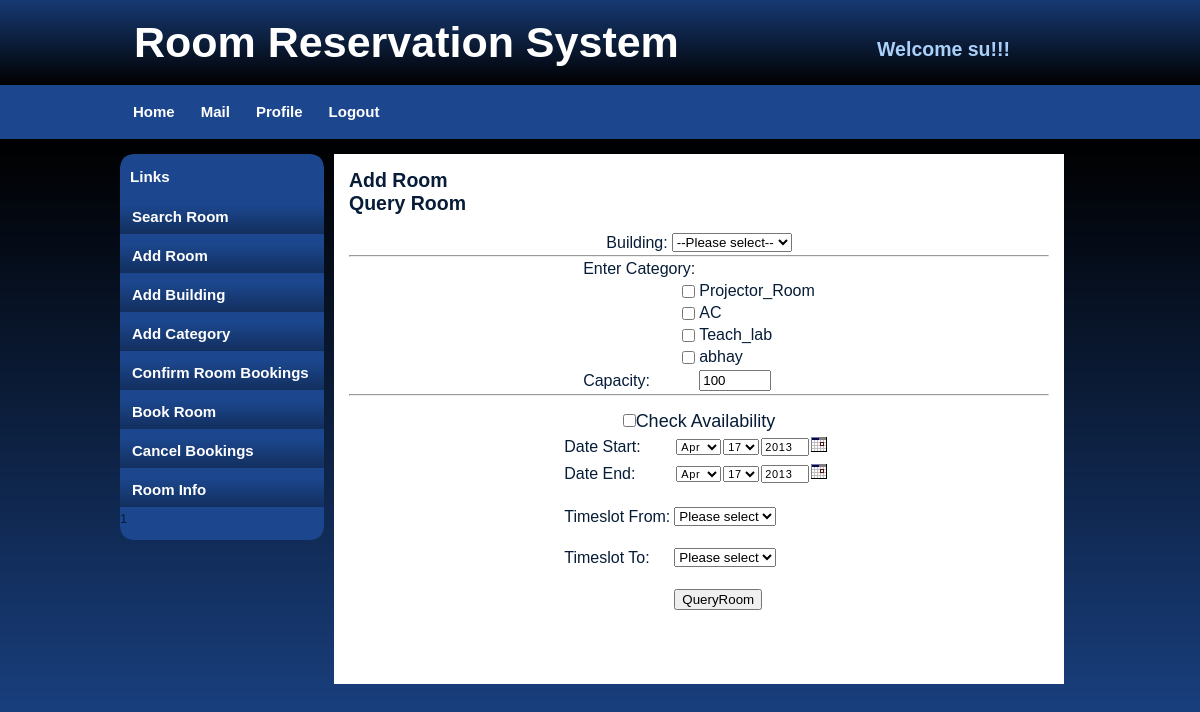
The app's page /queryroom4.php (signed in) with its own data.
### tables this page shows
CREATE TABLE `Category` (
  `catId` int(11) NOT NULL AUTO_INCREMENT,
  `catName` varchar(30) NOT NULL,
  `description` varchar(255) DEFAULT NULL,
  PRIMARY KEY (`catId`),
  UNIQUE KEY `catName` (`catName`)
);

### queryroom4.php (the view, shortened to what this page needs)
<?php
include("essential.php");
if(isset($_POST['submit'])){
	foreach ($_REQUEST as $key=>$value){
	 	echo "$key => $value"."<br/>";
	}
	print_r($_POST['Category']);
	if(!(isset($_REQUEST['buildingName']) && !empty($_REQUEST['buildingName']))){
			 if(!(isset($_REQUEST['Category']) && !empty($_REQUEST['Category'])))
					echo "'Building name' or 'Room Category' not specified";
	}
	$buildid = 1;
	$roomid=1;
	if (isset($_POST['buildingName']) && !empty($_POST['buildingName']))
	{
		$q1 = "select buildId from Building where buildingName='".$_REQUEST['buildingName']."';";
		$r = execute($q1);
		if(mysql_num_rows($r) != 1)
			die("row !=1 ");
		else{
			$row = mysql_fetch_array($r);
			$buildid = $row[0];
		}
	}
	if(empty($_POST['Category'])){
		if(!empty($_POST['buildingName'])){
			echo "You did not have any room Preferences.";
			$q3 = "select roomId from Room where buildingName=".$buildid." AND Capacity >= ".$_POST['cap'].";";
			$roomid = execute($q3);
		}
		else{
			$q4 = "select roomId from Room WHERE Capacity >= ".$_POST['cap'].";";
			$roomid = execute($q4);
		}
	}
	else
	{
		echo "i was here!";
		$cat_pref = array();
		$countcat = count($_POST['Category']);
		if(!empty($_POST['buildingName'])){
			$q5 = "select DISTINCT roomId from Room_Cat where roomId IN (SELECT DISTINCT roomId from Room where buildingName = ".$buildid.") AND roomId IN (select roomId from Room where Capacity >=".$_POST['cap'].")";
		}
		else
			$q5 = "select DISTINCT roomId from Room_Cat where roomId IN (select DISTINCT roomId from Room where Capacity >=".$_POST['cap'].")";
		for($i=0; $i< $countcat; $i++)
		{
			$q5=$q5." AND roomId IN (select roomId from Room_Cat where catId = '".$_POST['Category'][$i]."')";
		}
		$q5=$q5.";";
		$roomid = execute($q5);
	}
	$a = mysql_num_rows($roomid);
	echo $a;
	if(mysql_num_rows($roomid) == 0)
	{
		header("Location:error.php?msg='NO such Rooms Available'");
		die();
	}
	$roomid = make_array($roomid);
	$roomid = implode(", ",$roomid);
	if(isset($_POST['check'])){
		echo"insidecheck";
		$today_d = date('Y-m-d');
		$time_s = strtotime($_POST['time_start']);
		$time_e = strtotime($_POST['time_end']);
		$date_s = strtotime($_POST['date_start']);
		$date_e = strtotime($_POST['date_end']);
		if($time_s >= $time_e || $date_s > $date_e || $date_s < $today_s){
			echo " time_s time_e date_s date_e ".$time_s." ".$time_e." ".$date_s." ".$date_e;
			header("Location:error.php?msg='ERROR: Your Date and time limits are wrong!");
		}
		else
		{
			$time_s = ($_POST['time_start']);
			$time_e = ($_POST['time_end']);
			$date_s = ($_POST['date_start']);
			$date_e = ($_POST['date_end']);
		}
		$query1 = "select Booking.roomId, Booking.Repeat_Type, Booking.status FROM Booking
WHERE (Booking.roomId IN (".$roomid.")) AND NOT (Booking.Start_Date >'" .$date_e. "' OR Booking.End_Date < '".$date_s. "') AND NOT (Booking.Start_Time >='".$time_e."' OR Booking.End_Time <='".$time_s."');";
$result=execute($query1);
$result1 = array();
$resultf = array();
while($row=mysql_fetch_array($result)){
echo "inside2";
if($row['status'] == 0){
	echo "sme ".$row['roomId'];
	$resultf[]=$row['roomId'];
}
if($row['Repeat_Type'] == 'WEEKLY')
{
	echo "inside3";
	$row_incrdate= strtotime($row['Start_Date']);
	$date_e = strtotime($date_e);
	$date_s = strtotime($date_s);
	While(!($row_incrdate <= $date_e && $row_incrdate >= $date_s) && $row_incrdate <= strtotime($row['End_Date']))
	{
		echo "inside4";
		echo date("Y-m-d",$row_incrdate);
		$row_incrdate = strtotime("+7 day",$row_incrdate);
		echo date("Y-m-d",$row_incrdate);
	}
	if(!($row_incrdate > strtotime($row['End_Date']))){
		echo "inside4";
		$result1[] = $row['roomId'];
	}
}
else
{
	$result1[] = $row['roomId'];
}
}
}
print_r($roomid);
echo"<html>
<head>
<link rel='stylesheet' type='text/css' href='static/slickblue/style.css' />
</head>
<BODY>
<div id = 'container'>
<div id = 'header'>
<h1>Room Reservation System</h1>
<h2>Welcome " . $_SESSION['user'] . "!!!</h2>
</div>
<div id='menu'>
<ul>
<li class='menuitem'><a href='#'>Home</a></li>
<li class='menuitem'><a href='mail.php'>Mail</a></li>
<li class='menuitem'><a href='profile.php'>Profile</a></li>
<li class ='menuitem'><a href='logout.php'>Logout</a></li>
</ul>
</div>";
echo "
<div id = 'leftmenu'>
<div id='leftmenu_top'></div>
<div id ='leftmenu_main'>
<h3>Links</h3>
<ul>";
echo include "men.php";
echo"
</ul>
</div>
<div id='leftmenu_bottom'></div>
</div>
<div id='content'>
<div id = 'content_top'></div>
<div id = 'content_main'>
<h2 class='center'> Search Room </h2>";
echo "<h2 align=center>Room Search Results!</h2>";
$query2 = "select * from Room where roomId IN (".$roomid."); ";
$result9=execute($query2);
echo"
<TABLE id = 'tabletype'>
<tr class='alt0'><th>RoomID</th>
<th>RoomName</th>
<th>Building</th>
<th>Description</th>
<th>Capacity</th>
<th>Status</th>
</tr>";
$y=1;
while ($row3 = mysql_fetch_assoc($result9))
{
echo "<tr class='alt".$y."'><td><font face = 'Arial, Helvetica, sans-serif'>";
echo $row3['roomId'];
echo "</font></td>
<td><font face = 'Arial, Helvetica, sans-serif'>";
echo $row3['roomName'];
echo "</font></td>
<td><font face = 'Arial, Helvetica, sans-serif'>";
$query10 = "select buildingName from Building where buildId = ".$row3['buildingName'].";";
$result11=mysql_fetch_assoc(execute($query10));
echo $result11['buildingName'];
echo "</font></td>
<td><font face = 'Arial, Helvetica, sans-serif'>";
if($row3['description'] == null)
echo "----";
else
echo $row3['description'];
echo "</font></td>
<td><font face = 'Arial, Helvetica, sans-serif'>";
echo $row3['Capacity'];
echo "</font></td>
<td><font face = 'Arial, Helvetica, sans-serif'>";
if(in_array($row3['roomId'],$resultf))
echo "Requested";
else if(in_array($row3['roomId'],$result1))
echo "Booked";
else
echo "Available";
$y= ($y+1)% 2;
}
echo "</table></div></body></html>";
}
else{
echo "<html>
<head>
<link type='text/css' rel='stylesheet' href='static/slickblue/style.css'/>
<script type='text/javascript' src='jquery.js'> </script>
<script type='text/javascript' src='static/calendarDateInput.js'> </script>
<script type='text/javascript' src='queryroom3.js' ></script>
</head>
<body>
<div id = 'container'>
<div id = 'header'>
<h1>Room Reservation System</h1>
<h2>Welcome " . $_SESSION['user'] . "!!!</h2>
</div>
<div id='menu'>
<ul>
<li class='menuitem'><a href='#'>Home</a></li>
<li class='menuitem'><a href='mail.php'>Mail</a></li>
<li class='menuitem'><a href='profile.php'>Profile</a></li>
<li class ='menuitem'><a href='logout.php'>Logout</a></li>
</ul>
</div>";
echo "
<div id = 'leftmenu'>
<div id='leftmenu_top'></div>
<div id ='leftmenu_main'>
<h3>Links</h3>
<ul>";
echo include "men.php";
echo"
</ul>
</div>
<div id='leftmenu_bottom'></div>
</div>
<div id='content'>
<div id = 'content_top'></div>
<div id = 'content_main'>
<h2 class='center'> Add Room </h2>
";
echo "
<h2 class='center'> Query Room </h2>
<form name='queryroom' id ='queryname'  method='POST' action='" . $PHP_SELF . "'>" ;
$query = "select buildingName from Building";
$x = "buildingName";
$st =  generate_list($query,$x);
$query = "select Category.catId, Category.catName from Category ;";
$category = execute($query);
echo "<br/>
<table >
<tr><td> Building: </td>
<td> ". $st . " </td></tr>
</table>
<hr></hr>
<table class='center'>
<tr><td>
Enter Category:</td></tr> ";
if(!mysql_num_rows($category))
{
echo "<tr><td>No Available Categories</td></tr>";
}
else{
while($row = mysql_fetch_array($category)){
echo"<tr><td style='text-align:right'><input type='checkbox' name='Category[]' value='".$row['catId']."'></td><td style='text-align:left'>"  .$row['catName']. "
	</td>";
}}
echo"<tr><td>Capacity:</td>
<td><input name='cap' type='number' min='0' max='2000' maxlength = 4 size = 4 value = 100></td></tr>
</table>
<hr></hr>
<br/<br/>
<div style='text-align:center'>
<p style='font-size:18px;text-align:center'><input type='checkbox' name='check' value='yes' align = 'center'/>Check Availability<br/></p></div>
<table>
<tr><td> Date Start: </td>
<td><div id='divroomName'> <script>DateInput('date_start', true, 'YYYY-MM-DD')</script>  </div></td>
</tr>
<tr><td> Date End: </td>
<td><div id='divroomName2'> <script>DateInput('date_end', true, 'YYYY-MM-DD')</script>  </div></td>
</tr>
<tr><td></br> Timeslot From: </td>
<td></br>".generate_timeslot('time_start') ."</td>
</tr>
<tr><td></br> Timeslot To: </td>
<td></br>".generate_timeslot('time_end') ."</td>
</tr>
<tr><td></td><td><br/>
<input type='submit' name='submit' id='submit' value='QueryRoom'/>
</td></tr></table>
</form>
</body>
</html>";
}
?>

### records on screen
category: catName "Projector_Room"
category: catName "AC"
category: catName "Teach_lab"
category: catName "abhay"

### other values on screen
$_SESSION['user'] "su"
include "men.php" "1"
